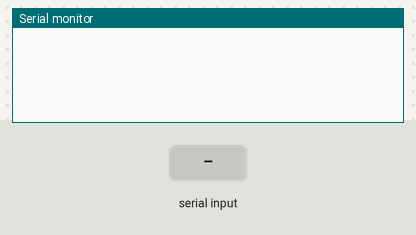
Recording of a sketch running on a simulated Arduino Uno, built with avr-gcc and run on an emulated ATmega328P. Parts: the last lines printed to the serial monitor. Inputs (shaded band) come from the test bench.

Above: at 1.2 s.
1.3 s: "a" received over Serial
At 2.1 s:
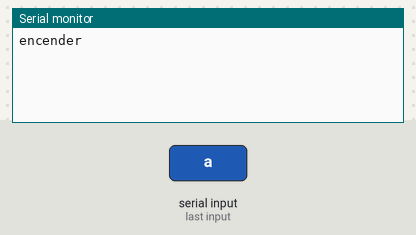
2.8 s: "b" received over Serial
At 3.2 s:
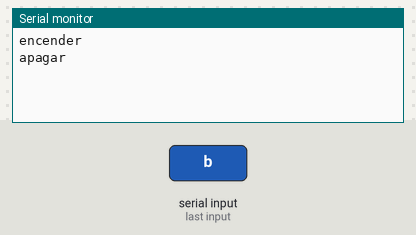

Measured:
- after the input at 1.3 s, the serial monitor: prints a new line at once (image 1)
- after the input at 2.8 s, the serial monitor: prints a new line at once (image 2)

The sketch:

serialEco5.ino
```cpp
int incomingByte = 0; // for incoming serial data
const int pin=3;
void setup()
{
    Serial.begin(9600); // opens serial port, sets data rate to 9600 bps
}
void loop()
{
    // send data only when you receive data:
    if (Serial.available() > 0)
    {
        // read the incoming byte:
        incomingByte = Serial.read();
        // say what you got:


        if(incomingByte==97){
          digitalWrite(pin,HIGH);
            Serial.println("encender" );
        }
        if(incomingByte==98){
          digitalWrite(pin,LOW);
            Serial.println("apagar");
        }


    }
}
```
